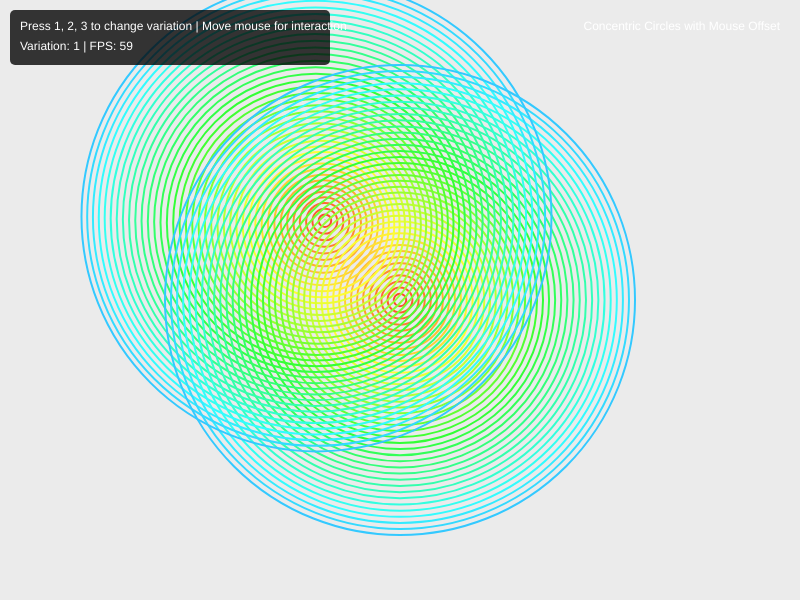
Frame 1 (no input)
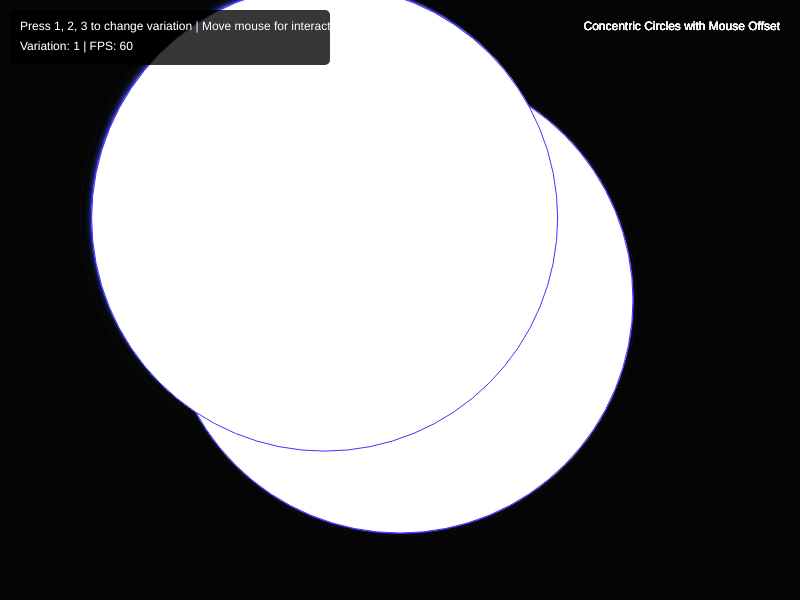
Frame 60 (no input)
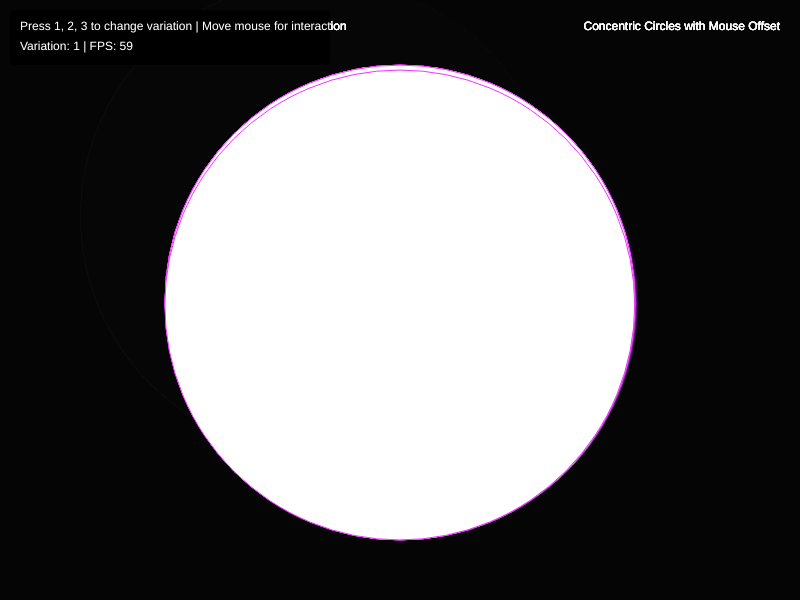
Frame 120 (the mouse pressed at the canvas centre since frame 60)

The p5.js sketch that drew these frames (run headless with seeded random() and noise() and a simulated clock; from frame 60 on, the mouse is pressed at the canvas centre):

// p5.js sketch
// ── sketch.js
let variation = 0; // 0, 1, 2
let phase = 0;
let time = 0;

function setup() {
  createCanvas(800, 600);
  noFill();
  strokeWeight(2);
  smooth();
}

function draw() {
  background(0, 20); 
  push();
  translate(width/2, height/2);
  
  // Update time for animations
  time = millis();
  phase += 0.02;
  
  if (variation === 0) {
    drawConcentricCircles();
  } 
  else if (variation === 1) {
    drawRotatingGrid();
  } 
  else if (variation === 2) {
    drawWaveInterference();
  }
  
  pop();
  
 
  drawUI();
}

function drawConcentricCircles() {
  
  let offsetX = map(mouseX, 0, width, -80, 80);
  let offsetY = map(mouseY, 0, height, -80, 80);
  
  // Dynamic circle count
  let circleCount = 40;
  
  for (let i = 0; i < circleCount; i++) {
    let t = i / circleCount;
    let radius = i * 12;
    
    // Dynamic colors
    let hue = (i * 5 + time * 0.05) % 360;
    let strokeVal = map(i, 0, circleCount, 100, 255);
    
    colorMode(HSB, 360, 100, 100);
    stroke(hue, 80, strokeVal);
    
    // Main circles with pulse effect
    let pulse = sin(time * 0.003 + i * 0.2) * 2;
    circle(0, 0, radius + pulse);
    
    // Offset circles with rotation
    let angle = time * 0.002;
    let xOff = offsetX + cos(angle + i * 0.1) * 5;
    let yOff = offsetY + sin(angle + i * 0.1) * 5;
    circle(xOff, yOff, radius + pulse);
  }
  
  colorMode(RGB, 255);
}

function drawRotatingGrid() {
  let angle1 = time * 0.002;
  let angle2 = angle1 + map(mouseX, 0, width, 0, TWO_PI);
  
  // Dynamic line spacing
  let spacing = map(mouseY, 0, height, 15, 40);
  let lineCount = floor(800 / spacing);
  
  for (let i = -lineCount/2; i < lineCount/2; i++) {
    let pos = i * spacing;
    
    // Rotate points
    let x1 = cos(angle1) * pos - sin(angle1) * pos;
    let y1 = sin(angle1) * pos + cos(angle1) * pos;
    let x2 = cos(angle2) * pos - sin(angle2) * pos;
    let y2 = sin(angle2) * pos + cos(angle2) * pos;
    
    // Dynamic colors
    let hue = (angle1 * 100 + i * 10) % 360;
    let brightness = 100 + sin(angle1 + i) * 50;
    
    colorMode(HSB, 360, 100, 100);
    stroke(hue, 80, brightness);
    strokeWeight(1.5);
    
    // Draw lines
    line(x1, y1, -x1, -y1);
    line(x2, y2, -x2, -y2);
    
    // Add connecting lines for web effect
    if (i < lineCount/2 - 1) {
      let nextPos = (i + 1) * spacing;
      let x1next = cos(angle1) * nextPos - sin(angle1) * nextPos;
      let y1next = sin(angle1) * nextPos + cos(angle1) * nextPos;
      line(x1, y1, x1next, y1next);
    }
  }
  
  colorMode(RGB, 255);
}

function drawWaveInterference() {
  let density = map(mouseX, 0, width, 10, 50);
  let freq = map(mouseY, 0, height, 0.01, 0.1);
  
  // Dynamic wave sources that move
  let source1X = -100 + sin(phase) * 50;
  let source1Y = -100 + cos(phase) * 50;
  let source2X = 100 + cos(phase) * 50;
  let source2Y = 100 + sin(phase) * 50;
  
  strokeWeight(2);
  
  // Draw the wave interference pattern
  for (let x = -400; x < 400; x += density) {
    for (let y = -300; y < 300; y += density) {
      let dist1 = dist(x, y, source1X, source1Y);
      let dist2 = dist(x, y, source2X, source2Y);
      let val = sin(dist1 * freq + phase) * cos(dist2 * freq + phase);
      
      // Create vibrant colors
      let hue = (val * 180 + phase * 50) % 360;
      let brightness = map(val, -1, 1, 30, 100);
      
      colorMode(HSB, 360, 100, 100);
      stroke(hue, 80, brightness);
      
      // Draw point with size variation
      let pointSize = map(abs(val), 0, 1, 1, 4);
      strokeWeight(pointSize);
      point(x, y);
    }
  }
  
  colorMode(RGB, 255);
}

function drawUI() {
  fill(0, 200);
  noStroke();
  rect(10, 10, 320, 55, 5);
  
  fill(255);
  strokeWeight(1);
  textSize(12);
  textAlign(LEFT);
  text("Press 1, 2, 3 to change variation | Move mouse for interaction", 20, 30);
  text("Variation: " + (variation + 1) + " | FPS: " + floor(frameRate()), 20, 50);
  
  // Variation descriptions
  textAlign(RIGHT);
  let descriptions = [
    "Concentric Circles with Mouse Offset",
    "Rotating Grid with Web Effect", 
    "Wave Interference Pattern"
  ];
  text(descriptions[variation], width - 20, 30);
}

function keyPressed() {
  if (key === '1') variation = 0;
  if (key === '2') variation = 1;
  if (key === '3') variation = 2;
  if (key === ' ') phase = 0; 
}
